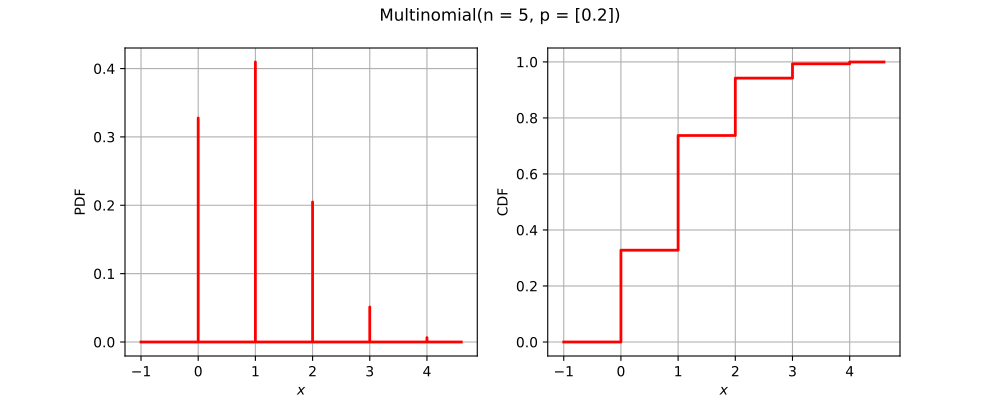

The Python source for this figure:
import openturns as ot
from matplotlib import pyplot as plt
from openturns.viewer import View
title = None
if ot.Multinomial().__class__.__name__ == 'Bernoulli':
    distribution = ot.Bernoulli(0.7)
elif ot.Multinomial().__class__.__name__ == 'Binomial':
    distribution = ot.Binomial(5, 0.2)
elif ot.Multinomial().__class__.__name__ == 'Hypergeometric':
    distribution = ot.Hypergeometric(10, 4, 7)
elif ot.Multinomial().__class__.__name__ == 'CumulativeDistributionNetwork':
    coll = [ot.Normal(2),ot.Dirichlet([0.5, 1.0, 1.5])]
    distribution = ot.CumulativeDistributionNetwork(coll, ot.BipartiteGraph([[0,1], [0,1]]))
elif ot.Multinomial().__class__.__name__ == 'Histogram':
    distribution = ot.Histogram([-1.0, 0.5, 1.0, 2.0], [0.45, 0.4, 0.15])
elif ot.Multinomial().__class__.__name__ == 'KernelMixture':
    kernel = ot.Uniform()
    sample = ot.Normal().getSample(5)
    bandwith = [1.0]
    distribution = ot.KernelMixture(kernel, bandwith, sample)
elif ot.Multinomial().__class__.__name__ == 'MaximumDistribution':
    coll = [ot.Uniform(2.5, 3.5), ot.LogUniform(1.0, 1.2), ot.Triangular(2.0, 3.0, 4.0)]
    distribution = ot.MaximumDistribution(coll)
elif ot.Multinomial().__class__.__name__ == 'Multinomial':
    distribution = ot.Multinomial(5, [0.2])
elif ot.Multinomial().__class__.__name__ == 'RandomMixture':
    coll = [ot.Triangular(0.0, 1.0, 5.0), ot.Uniform(-2.0, 2.0)]
    weights = [0.8, 0.2]
    cst = 3.0
    distribution = ot.RandomMixture(coll, weights, cst)
elif ot.Multinomial().__class__.__name__ == 'TruncatedDistribution':
    distribution = ot.TruncatedDistribution(ot.Normal(2.0, 1.5), 1.0, 4.0)
elif ot.Multinomial().__class__.__name__ == 'UserDefined':
    distribution = ot.UserDefined([[1.0], [2.0], [3.0]], [0.4, 0.5, 1.0])
elif ot.Multinomial().__class__.__name__ == 'ZipfMandelbrot':
    distribution = ot.ZipfMandelbrot(10, 2.5, 0.3)
elif ot.Multinomial().__class__.__name__ == 'Normal':
    cov = ot.CovarianceMatrix([[1.0, -0.5], [-0.5, 1.0]])
    distribution = ot.Normal([0.0, 0.0], cov)
    title = "Normal dist. with correlation coefficient {}".format(cov[0, 1])
else:
    distribution = ot.Multinomial()

dimension = distribution.getDimension()
if title is None:
    title = str(distribution)[:100].split('\n')[0]
if dimension == 1:
    distribution.setDescription(['$x$'])
    pdf_graph = distribution.drawPDF()
    cdf_graph = distribution.drawCDF()
    fig = plt.figure(figsize=(10, 4))
    pdf_axis = fig.add_subplot(121)
    cdf_axis = fig.add_subplot(122)
    View(pdf_graph, figure=fig, axes=[pdf_axis], add_legend=False)
    View(cdf_graph, figure=fig, axes=[cdf_axis], add_legend=False)
    fig.suptitle(title)
elif dimension == 2:
    grid = ot.GridLayout(1, 2)
    pdf_graph = distribution.drawPDF()
    pdf_graph.setLegends([''])
    cdf_graph = distribution.drawCDF()
    cdf_graph.setLegends([''])
    grid.setGraph(0, 0, pdf_graph)
    grid.setGraph(0, 1, cdf_graph)
    grid.setTitle(title)
    fig = View(grid).getFigure()
    fig.axes[0].set_title('PDF')
    fig.axes[1].set_title('CDF')
